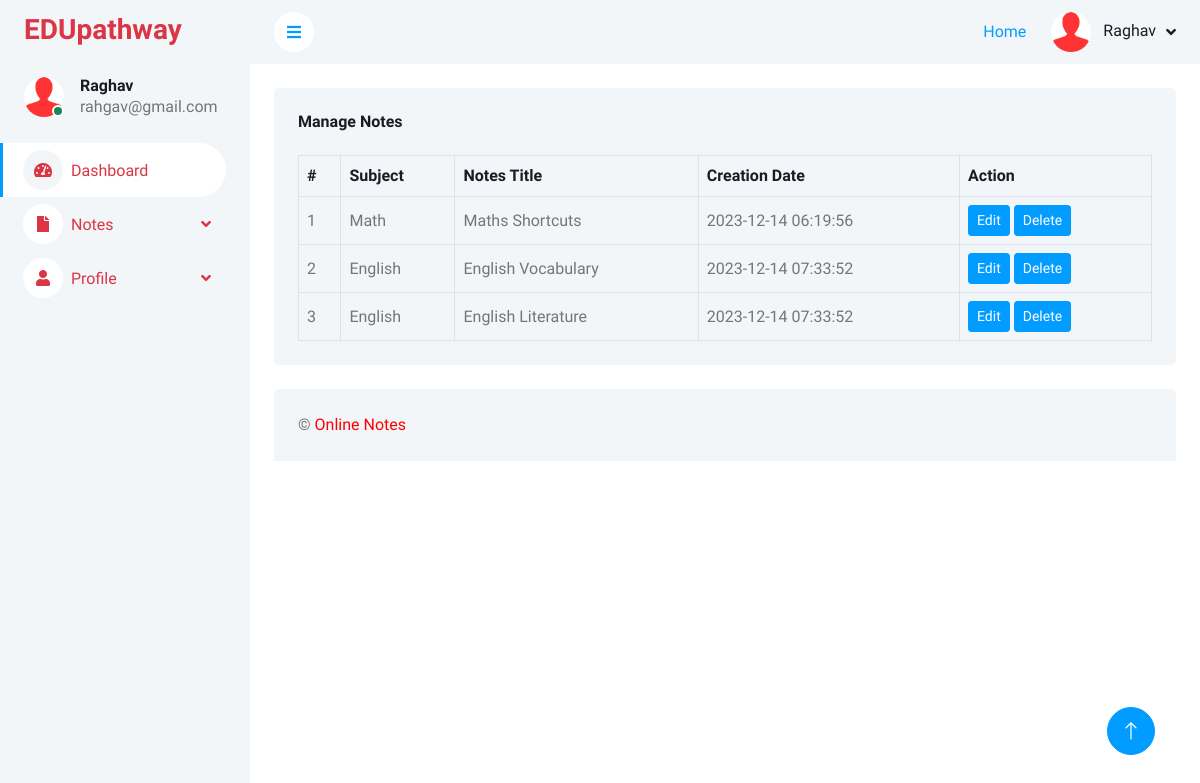
Page /user/manage-notes.php (signed in) on the earlier database version.
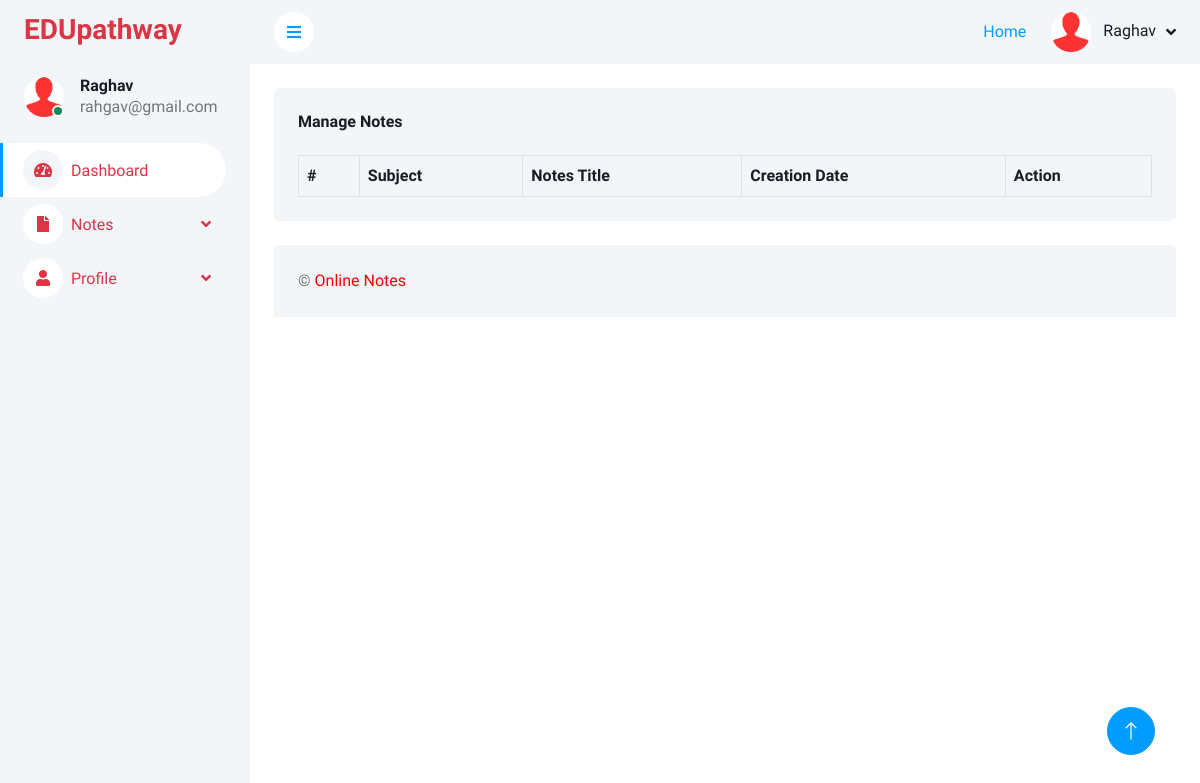
Same page on the later database version.
### tables this page shows
CREATE TABLE `tbluser` (
  `ID` int(5) NOT NULL,
  `FullName` varchar(250) DEFAULT NULL,
  `MobileNumber` bigint(10) DEFAULT NULL,
  `Email` varchar(250) DEFAULT NULL,
  `Password` varchar(250) DEFAULT NULL,
  `RegDate` timestamp NULL DEFAULT current_timestamp()
);

CREATE TABLE `tblnotes` (
  `ID` int(5) NOT NULL,
  `UserID` int(5) DEFAULT NULL,
  `Subject` varchar(250) DEFAULT NULL,
  `NotesTitle` varchar(250) DEFAULT NULL,
  `NotesDecription` longtext DEFAULT NULL,
  `File1` varchar(250) DEFAULT NULL,
  `File2` varchar(250) DEFAULT NULL,
  `File3` varchar(255) DEFAULT NULL,
  `File4` varchar(250) DEFAULT NULL,
  `CreationDate` timestamp NULL DEFAULT current_timestamp(),
  `UpdationDate` timestamp NULL DEFAULT NULL ON UPDATE current_timestamp(),
  `Category` varchar(100) DEFAULT NULL
);

### user/manage-notes.php (the view, shortened to what the changed rows need)
<?php
include('includes/dbconnection.php');
if (strlen($_SESSION['ocasuid']==0)) {
  header('location:logout.php');
  } else{
?>
<!DOCTYPE html>
<html lang="en">
<head>
    <link href="https://cdnjs.cloudflare.com/ajax/libs/font-awesome/5.10.0/css/all.min.css" rel="stylesheet">
    <link href="https://cdn.jsdelivr.net/npm/bootstrap-icons@1.4.1/font/bootstrap-icons.css" rel="stylesheet">
    <link href="lib/owlcarousel/assets/owl.carousel.min.css" rel="stylesheet">
    <link href="lib/tempusdominus/css/tempusdominus-bootstrap-4.min.css" rel="stylesheet" />
    <link href="css/bootstrap.min.css" rel="stylesheet">
    <link href="css/style.css" rel="stylesheet">
</head>
<body>
    <div class="container-fluid position-relative bg-white d-flex p-0">
        <?php include_once('includes/sidebar.php');?>
        <div class="content">
            <?php include_once('includes/header.php');?>
                    <div class="container-fluid pt-4 px-4">
                <div class="bg-light text-center rounded p-4">
                    <div class="table-responsive">
                        <table class="table text-start align-middle table-bordered table-hover mb-0">
                            <thead>
                                <tr class="text-dark">
                                    <th scope="col">#</th>
                                    <th scope="col">Subject</th>
                                    <th scope="col">Notes Title</th>
                                    <th scope="col">Creation Date</th>
                                    <th scope="col">Action</th>
                                </tr>
                            </thead>
                            <tbody>
                                <tr>
                                    <?php
                                    $ocasuid=$_SESSION['ocasuid'];
$sql="SELECT * from tblnotes where UserID=:ocasuid";
$query = $dbh -> prepare($sql);
$query->bindParam(':ocasuid',$ocasuid,PDO::PARAM_STR);
$query->execute();
$results=$query->fetchAll(PDO::FETCH_OBJ);
$cnt=1;
if($query->rowCount() > 0)
{
foreach($results as $row)
{               ?>
                                    <td><?php echo htmlentities($cnt);?></td>
                                    <td><?php  echo htmlentities($row->Subject);?></td>
                                    <td><?php  echo htmlentities($row->NotesTitle);?></td>
                                    <td><?php  echo htmlentities($row->CreationDate);?></td>
                                    <td><a class="btn btn-sm btn-primary" href="edit-notes.php?editid=<?php echo htmlentities ($row->ID);?>">Edit</a> <a class="btn btn-sm btn-primary" href="manage-notes.php?delid=<?php echo ($row->ID);?>"  onclick="return confirm('Do you really want to Delete ?');">Delete</a></td>
                                </tr><?php $cnt=$cnt+1;}} ?>
                            </tbody>
                        </table>
                    </div>
                </div>
            </div>
        </div>
    </div>
</body>
</html><?php }  ?>

### user/includes/sidebar.php (shortened to what the changed rows need)
        <div class="sidebar pe-4 pb-3">
            <nav class="navbar bg-light navbar-light">
                <div class="d-flex align-items-center ms-4 mb-4">
                    <div class="ms-3">
                        <?php
$uid=$_SESSION['ocasuid'];
$sql="SELECT * from  tbluser where ID=:uid";
$query = $dbh -> prepare($sql);
$query->bindParam(':uid',$uid,PDO::PARAM_STR);
$query->execute();
$results=$query->fetchAll(PDO::FETCH_OBJ);
$cnt=1;
if($query->rowCount() > 0)
{
foreach($results as $row)
{               ?>
                        <h6 class="mb-0"><?php  echo $row->FullName;?></h6>
                        <span><?php  echo $row->Email;?></span><?php $cnt=$cnt+1;}} ?>
                    </div>
                </div>
            </nav>
        </div>

### user/includes/header.php (shortened to what the changed rows need)
            <nav class="navbar navbar-expand bg-light navbar-light sticky-top px-4 py-0">
                <div class="navbar-nav align-items-center ms-auto">
                    <div class="nav-item dropdown">
                        <a href="#" class="nav-link dropdown-toggle" data-bs-toggle="dropdown">
                            <img class="rounded-circle me-lg-2" src="img/user.jpg" alt="" style="width: 40px; height: 40px;">
                            <?php
$uid=$_SESSION['ocasuid'];
$sql="SELECT * from  tbluser where ID=:uid";
$query = $dbh -> prepare($sql);
$query->bindParam(':uid',$uid,PDO::PARAM_STR);
$query->execute();
$results=$query->fetchAll(PDO::FETCH_OBJ);
$cnt=1;
if($query->rowCount() > 0)
{
foreach($results as $row)
{               ?>
                            <span class="d-none d-lg-inline-flex"><?php  echo $row->FullName;?></span><?php $cnt=$cnt+1;}} ?>
                        </a>
                    </div>
                </div>
            </nav>

Differences in the rows shown:
removed tblnotes: Subject "Math", NotesTitle "Maths Shortcuts", CreationDate "2023-12-14 06:19:56"
removed tblnotes: Subject "English", NotesTitle "English Vocabulary", CreationDate "2023-12-14 07:33:52"
removed tblnotes: Subject "English", NotesTitle "English Literature", CreationDate "2023-12-14 07:33:52"
